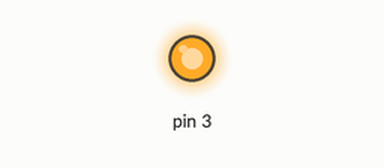
Simulated run of this sketch. Board: Arduino Uno, built with avr-gcc and run on an emulated ATmega328P. Shown: output pins drawn as LEDs (lit = HIGH).

Above: at 0.1 s.
Timing chart, 0 to 1.6 s (numbered marks = the images above):
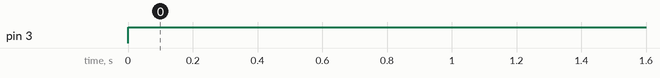

Measured:
- by itself, pin 3: LOW → HIGH at 0.00 s

The sketch:

LED_OnOff.ino
```cpp
void setup() {
  pinMode(3, OUTPUT);
}

void loop() {
  digitalWrite(3, HIGH);
  delay(1000);
  digitalWrite(13, LOW);
  delay(1000);
}
```
